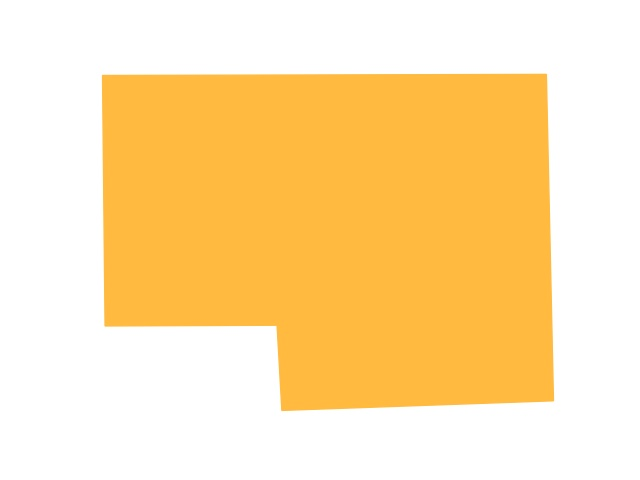
#> input picture AssignmentE7-Project/E7-images_Unique/0001.jpg, 640 x 480 px; its folder holds only this picture in this run
$ jupyter execute --allow-errors k-means-2.ipynb
#> lines starting #> are read from the running program, lines starting #| are printed output that depends on the picture; after the words box and inside, x2 and y2 are one past the last pixel; in counts of white or black regions, pixels touching at a corner belong together
[cell 1]
import csv
import os
import cv2
import numpy as np
from sklearn.cluster import KMeans
from sklearn.metrics import silhouette_score
from sklearn.model_selection import train_test_split
from sklearn.metrics import davies_bouldin_score
from sklearn.metrics import calinski_harabasz_score

def is_image_file(file_path):
  """Checks if the given path points to an image file.

  Args:
      file_path: Path to the file.

  Returns:
      True if the path points to an image file, False otherwise.
  """

  # Get the file extension
  ext = os.path.splitext(file_path)[1].lower()
  # Define a list of common image extensions
  image_extensions = [".jpg", ".jpeg", ".png", ".bmp", ".gif"]
  return ext in image_extensions

def extract_features(image_path):
    """Extracts shape features from an image.

    Args:
        image_path: Path to the image file.

    Returns:
        A list of features, including area, perimeter, and Hu moments.
    """
#> called with image_path = 'E7-images_Unique/0001.jpg'

    img = cv2.imread(image_path)
#> img is the input picture: shape (480, 640, 3); mean B, G, R 171.3, 224.8, 254.9
    gray = cv2.cvtColor(img, cv2.COLOR_BGR2GRAY)
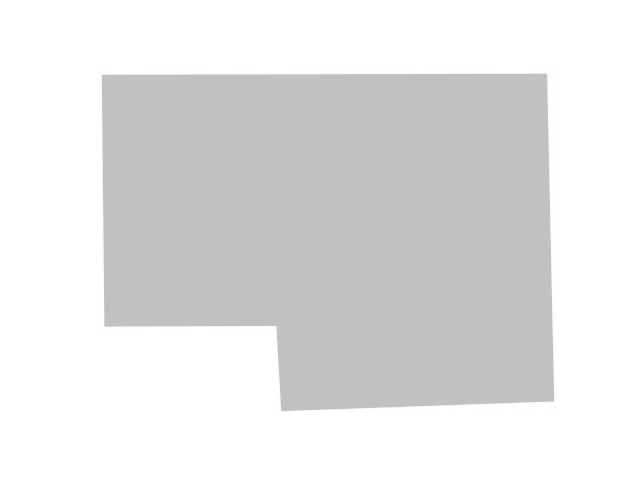
#> gray: shape (480, 640); min 190, max 255, mean 227.8

    # Edge detection
    edges = cv2.Canny(gray, 100, 200)
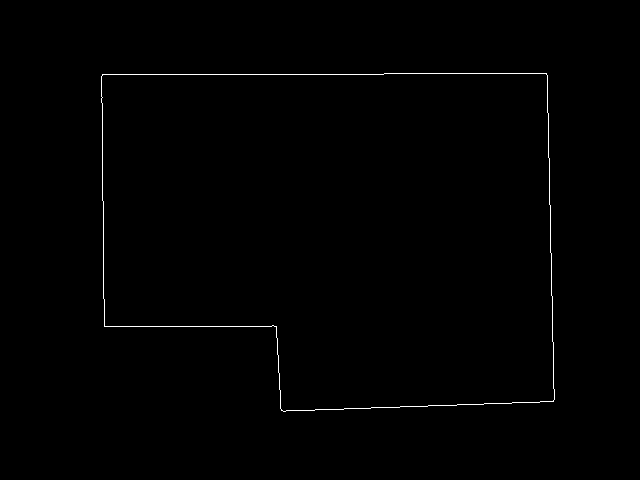
#> edges: shape (480, 640); 0.51% white in thin lines or dots, all inside (x1, y1, x2, y2) = (101, 73, 555, 412)

    # Find contours
    contours, _ = cv2.findContours(edges, cv2.RETR_EXTERNAL, cv2.CHAIN_APPROX_SIMPLE)
#> contours = 1 contour; box (x1, y1, x2, y2) and area: (101, 73, 555, 412) 134730

    features = []
    for cntr in contours:
        # Area
        area = cv2.contourArea(cntr)

        # Perimeter
        perimeter = cv2.arcLength(cntr, True)

        # Hu moments
        moments = cv2.moments(cntr)
        hu_moments = cv2.HuMoments(moments).flatten()

        # Combine features
        features.append([area, perimeter, *hu_moments])
#> this loop made 1 pass
#> (area, perimeter) on pass 1: (134729.5, 1565.5)
#> after the loop, features = [[134729.5, 1565.5, 0.18, 0.00415, 0.000336, 9.55e-06, 5.41e-10, 6.09e-07, 1.51e-11]]

    return features


def process_image_folder(folder_path):
    """Extracts features from all images in a folder.

    Args:
        folder_path: Path to the folder containing images.

    Returns:
        A list of features for all images in the folder.
    """

    all_features = []
    for filename in os.listdir(folder_path):
        file_path = os.path.join(folder_path, filename)
        if is_image_file(file_path):  # Use the function from previous explanation
            features = extract_features(file_path)
            if features is not None:
                all_features.extend(features)  # Combine features from all images
    return all_features

def save_features_to_csv(features, labels,file_names, output_file_path):
    """Saves extracted features and predicted labels to a CSV file."""
    with open(output_file_path, 'w', newline='') as csvfile:
        writer = csv.writer(csvfile)

        # Write header row with feature names and label
        feature_names = ["File Name", "Area", "Perimeter", "Hu Moment 1", "Hu Moment 2", "Hu Moment 3", "Hu Moment 4", "Hu Moment 5", "Hu Moment 6", "Hu Moment 7","Label"]
        writer.writerow(feature_names)

        # Write each image's features and label as a row
        for file_name, image_features, label in zip(file_names, features, labels):
            row = [file_name] + image_features + [label]
            writer.writerow(row)


def main():
    # Image folder path
    image_folder_path = r"E7-images_Unique"  # Replace with your actual path
    output_csv_file = "image_features_with_labels_KMeans.csv"

    # Extract features from all images in the folder
    all_features = process_image_folder(image_folder_path)
#> all_features has the same summary as features in extract_features
    all_file_names = [file_name for file_name in os.listdir(image_folder_path) if is_image_file(os.path.join(image_folder_path, file_name))]
    # K-Means clustering
    desired_number_of_clusters = 3  # Adjust based on your understanding of image families

    # Train on all data
    kmeans = KMeans(n_clusters=desired_number_of_clusters,n_init='auto')
    kmeans.fit(all_features)

    # Predict clusters for all images
    all_cluster_labels = kmeans.predict(all_features)


    # Save features and labels to CSV
    save_features_to_csv(all_features, all_cluster_labels, all_file_names, output_csv_file)
    print("Features, file names, and labels saved to CSV file:", output_csv_file)
    return all_features, all_cluster_labels, desired_number_of_clusters

#> (the rest of this cell did not finish here and is left out)

I have ran the code locally to form cluster of 173 images into 3 clusters which seems good as of now

[cell 2]
from sklearn.decomposition import PCA
import matplotlib.pyplot as plt
#> (the rest of this cell did not finish here and is left out)

#> the loop in extract_features (call 2), `for cntr in contours:` made 1 pass

    # Reduce feature vectors to 2 dimensions using PCA
    pca = PCA(n_components=2)
    features_2d = pca.fit_transform(all_features)

    # Plot clusters
    plt.figure(figsize=(8, 6))
    for cluster_label in range(desired_number_of_clusters):
        plt.scatter(features_2d[all_cluster_labels == cluster_label, 0],
                    features_2d[all_cluster_labels == cluster_label, 1],
                    label=f'Cluster {cluster_label}')
    plt.title('Clusters Visualization')
    plt.xlabel('Principal Component 1')
    plt.ylabel('Principal Component 2')
    plt.legend()
    plt.show()

[cell 3]
import os
import numpy as np
import matplotlib.pyplot as plt
from sklearn.manifold import TSNE
from sklearn.decomposition import PCA
import pandas as pd

def load_features_from_csv(csv_file_path):
    """Load features from a CSV file."""
#> called with csv_file_path = 'image_features_with_labels_KMeans.csv'
    data = pd.read_csv(csv_file_path)
#> (reads AssignmentE7-Project/image_features_with_labels_KMeans.csv from the repository)
    features = data.drop(columns=['File Name', 'Label']).values
    labels = data['Label'].values
    file_names = data['File Name'].values
    return features, labels, file_names

def plot_tsne(features, labels, file_names):
    """Perform t-SNE visualization and plot the results."""
    # Perform PCA for dimensionality reduction
    pca = PCA(n_components=9)
    features_pca = pca.fit_transform(features)

    # Perform t-SNE
    tsne = TSNE(n_components=2, perplexity=30, random_state=42)
    features_tsne = tsne.fit_transform(features_pca)

    # Plot t-SNE results
    plt.figure(figsize=(10, 8))
    for label in np.unique(labels):
        plt.scatter(features_tsne[labels == label, 0], features_tsne[labels == label, 1], label=f'Cluster {label}')
    plt.title('t-SNE Visualization')
    plt.xlabel('t-SNE Component 1')
    plt.ylabel('t-SNE Component 2')
    plt.legend()

#     # Annotate points with file names
#     for i, file_name in enumerate(file_names):
#         plt.annotate(file_name, (features_tsne[i, 0], features_tsne[i, 1]))

    plt.show()
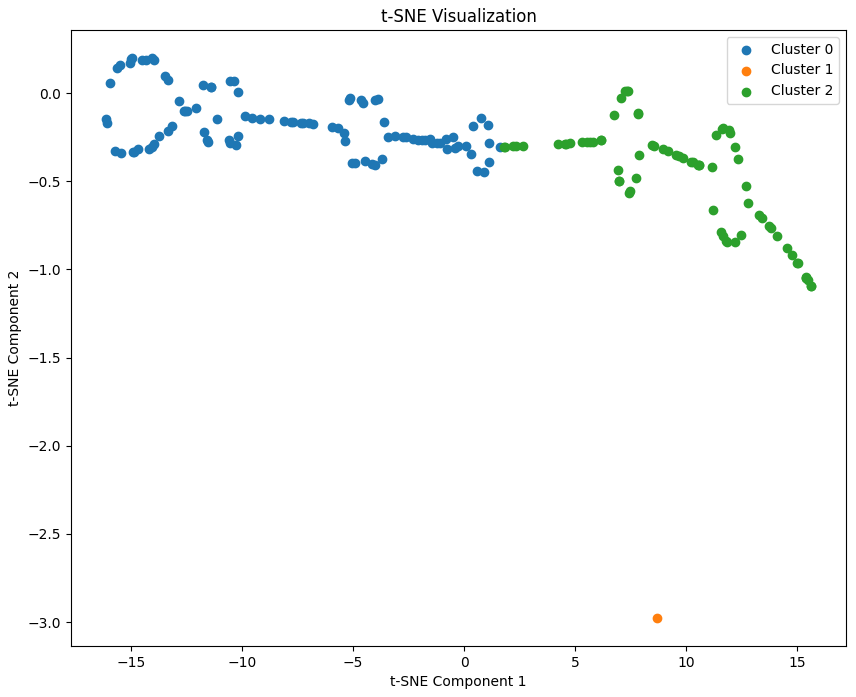
#> figure drawn by matplotlib, 1 panel

def main():
    # CSV file path containing features
    csv_file_path = "image_features_with_labels_KMeans.csv"  # Change this to your CSV file path

    # Load features from CSV file
    features, labels, file_names = load_features_from_csv(csv_file_path)

    # Plot t-SNE visualization
    plot_tsne(features, labels, file_names)

    return features, labels, file_names

if __name__ == "__main__":
    main()

[cell 4]
# Perform K-Means clustering and calculate scores

# Call main() to perform clustering and retrieve features, cluster labels, and desired number of clusters
all_features, cluster_labels, desired_number_of_clusters = main()

# Calculate silhouette score
silhouette_avg = silhouette_score(all_features, cluster_labels)
print(f"Silhouette Score: {silhouette_avg}")

# Calculate Davies-Bouldin score
db_score = davies_bouldin_score(all_features, cluster_labels)
print(f"Davies-Bouldin Score: {db_score}")

Silhouette Score: The silhouette score ranges from -1 to 1. A score closer to 1 indicates that the samples are far away from neighboring clusters, while a score closer to -1 indicates that the samples are close to the neighboring clusters. A score around 0 indicates overlapping clusters.

Davies-Bouldin Score: The Davies-Bouldin score is used to evaluate the average similarity between clusters. It is defined as the average similarity measure of each cluster with its most similar cluster. The score ranges from 0 to positive infinity. The lower the Davies-Bouldin score, the better the clustering. 0 indicates the best possible score.

[cell 5]
# Count the occurrences of each cluster label while no CNN is used
cluster_counts = np.bincount(cluster_labels)

# Print the count of points in each cluster
for cluster, count in enumerate(cluster_counts):
    print(f"Cluster {cluster}: {count} points")

[cell 6]
import os
import numpy as np
import matplotlib.pyplot as plt
from sklearn.manifold import TSNE
import tensorflow
from tensorflow.keras.applications import VGG16
from tensorflow.keras.preprocessing.image import img_to_array, load_img

from sklearn.cluster import KMeans
import csv
import plotly.graph_objects as go

# Load pre-trained VGG16 model without the top (fully connected) layers
#> (the rest of this cell did not finish here and is left out)

[cell 7]
# Count the occurrences of each cluster label with CNN features directly used
cluster_counts = np.bincount(cluster_labels)

# Print the count of points in each cluster
for cluster, count in enumerate(cluster_counts):
    print(f"Cluster {cluster}: {count} points")
